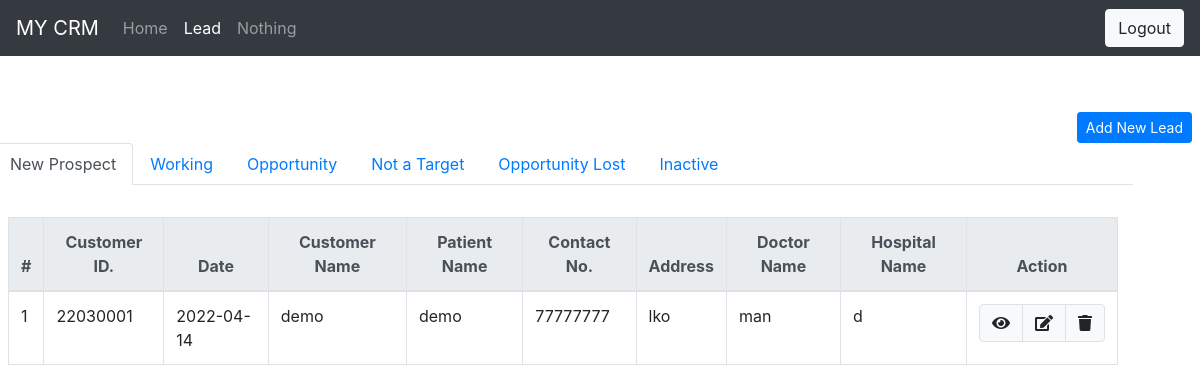
The page /lead/new_cust.php on the database its author committed.
### tables this page shows
CREATE TABLE `lead_data` (
  `id` int(11) NOT NULL,
  `cust_id` int(50) NOT NULL,
  `interest_in` varchar(200) NOT NULL,
  `remark` varchar(500) NOT NULL,
  `lead_source` int(30) NOT NULL,
  `status` tinyint(2) NOT NULL COMMENT '0 = New/Prospect, 1 = Working, 2 = Opportunity, 3 = Not a Target, 4 = Opportunity Lost, 5 = Inactive;'
);

CREATE TABLE `cust_data` (
  `id` int(50) NOT NULL,
  `date` date NOT NULL,
  `name` varchar(200) NOT NULL,
  `p_name` varchar(200) NOT NULL,
  `p_age` int(10) NOT NULL,
  `p_gen` varchar(20) NOT NULL,
  `con_no` bigint(20) NOT NULL,
  `p_addr` varchar(200) NOT NULL,
  `p_pin` int(10) NOT NULL,
  `rel_pat` varchar(100) NOT NULL,
  `dr_name` varchar(200) NOT NULL,
  `hos_name` varchar(250) NOT NULL,
  `helth_iss` varchar(250) NOT NULL
);

### lead/new_cust.php (the view, shortened to what this page needs)
<?php
$conn = new mysqli("localhost", "root", "", "c_project");
?>
<!DOCTYPE html>
<html lang="en">
<head>
    <link rel="stylesheet" href="https://cdn.jsdelivr.net/npm/bootstrap@4.6.1/dist/css/bootstrap.min.css"
>
    <link rel="stylesheet" href="https://use.fontawesome.com/releases/v5.7.0/css/all.css"
>
</head>
<body>
    <nav class="navbar navbar-expand-md navbar-dark sticky-top bg-dark">
        <a class="navbar-brand" href="/Project/home/home.php"> MY CRM</a>
        <div class="collapse navbar-collapse" id="navbarNav">
            <ul class="navbar-nav">
                <li class="nav-item ">
                    <a class="nav-link" href="/Project/home/home.php">Home</a>
                </li>
                <li class="nav-item  active">
                    <a class="nav-link " href="#">
                        Lead<span class="sr-only">(current)</span>
                    </a>
                </li>
                <li class="nav-item">
                    <a class="nav-link">Nothing</a>
                </li>
            </ul>
        </div>
        <div class="text-end">
            <a href="/Project/home/logout.php" class="btn btn-light">
                </i>Logout</a>
        </div>
    </nav>
    <div class="container-fluid mt-5 p-2">
        <div class="text-right">
            <a href="manage_lead.php" class="btn btn-sm btn-flat btn-primary">Add New Lead</a>
        </div>
        <div class="row">
            <div class="">
                <ul class="nav nav-tabs" role="tablist">
                    <li class="nav-item">
                        <a class="nav-link active" data-toggle="tab" href="#new">New Prospect</a>
                    </li>
                    <li class="nav-item">
                        <a class="nav-link" data-toggle="tab" href="#working">Working</a>
                    </li>
                    <li class="nav-item">
                        <a class="nav-link" data-toggle="tab" href="#oppor">Opportunity</a>
                    </li>
                    <li class="nav-item">
                        <a class="nav-link" data-toggle="tab" href="#notatarget">Not a Target</a>
                    </li>
                    <li class="nav-item">
                        <a class="nav-link" data-toggle="tab" href="#opporlost">Opportunity Lost</a>
                    </li>
                    <li class="nav-item">
                        <a class="nav-link" data-toggle="tab" href="#inactive">Inactive</a>
                    </li>
                </ul>
                <div class="tab-content">
                    <div id="new" class="container tab-pane active"><br>
                        <div class="table-responsive">
                            <table class="table table-bordered">
                                <thead class="thead-light text-center">
                                    <tr>
                                        <th>#</th>
                                        <th>Customer ID.</th>
                                        <th>Date</th>
                                        <th>Customer Name</th>
                                        <th>Patient Name</th>
                                        <th>Contact No.</th>
                                        <th>Address</th>
                                        <th>Doctor Name</th>
                                        <th>Hospital Name</th>
                                        <th>Action</th>
                                    </tr>
                                </thead>
                                <tbody>
                                    <?php
                                    $sql1="SELECT * FROM `cust_data` INNER JOIN `lead_data`WHERE cust_data.id = lead_data.cust_id AND lead_data.status = 0;";
                                    $resultset=$conn->query($sql1);
                                    $cust_ID=22030001;
                                    $count=1;
                                    if($resultset->num_rows>0)
                                    {
                                        while($row = $resultset->fetch_assoc())
                                        {
                                            echo"<tr>";
                                            echo"<td>".$count++."</td>";
                                            echo"<td>".$cust_ID++."</td>";
                                            echo "<td>".$row['date']."</td>";
                                            echo"<td>".$row['name']."</td>";
                                            echo"<td>".$row['p_name']."</td>";
                                            echo"<td>".$row['con_no']."</td>";
                                            echo"<td>".$row['p_addr']."</td>";
                                            echo"<td>".$row['dr_name']."</td>";
                                            echo"<td>".$row['hos_name']."</td>";
                                        ?>
                                    <td>
                                        <div class="btn-group ">
                                            <a href="view_lead.php?view=<?php echo $row['cust_id']; ?>" class="btn btn-light border">
                                                <i class="fa fa-eye" aria-hidden="true"></i>
                                            </a>
                                            <a href="manage_lead.php?edit=<?php echo $row['cust_id']; ?>"
                                                class="btn btn-light border"><i class='fa fa-edit'></i></a>
                                            <a href="new_cust.php?delete=<?php echo $row['id']; ?>"
                                                class="btn btn-light border"><i class='fa fa-trash'></i></a>
                                        </div>
                                    </td>
                                    <?php
                                            echo"</tr>";
                                        }
                                    }
                                ?>
                                </tbody>
                            </table>
                        </div>
                    </div>
                </div>
            </div>
        </div>
</body>
</html>

### rows shown on the page
lead_data: cust.date "2022-04-14", cust.name "demo", cust.p_name "demo", cust.con_no "77777777", cust.p_addr "lko", cust.dr_name "man", cust.hos_name "d"
